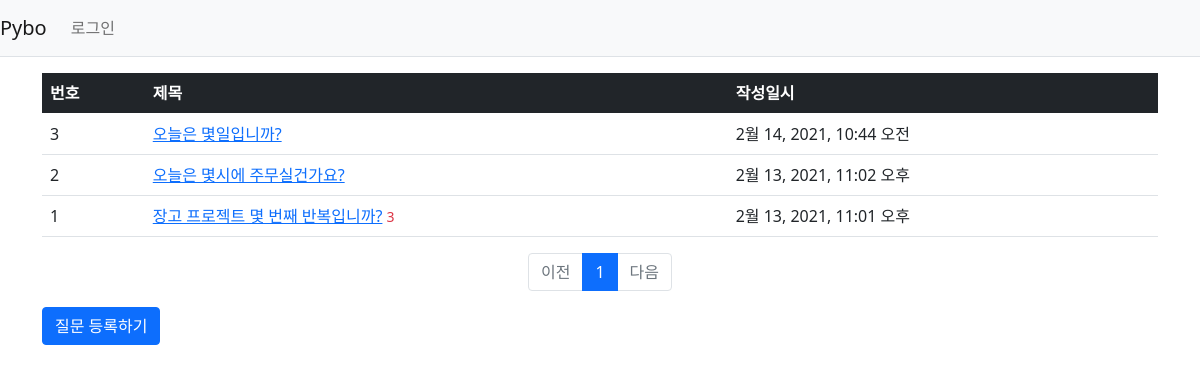
The page /pybo/ on the database as committed earlier.
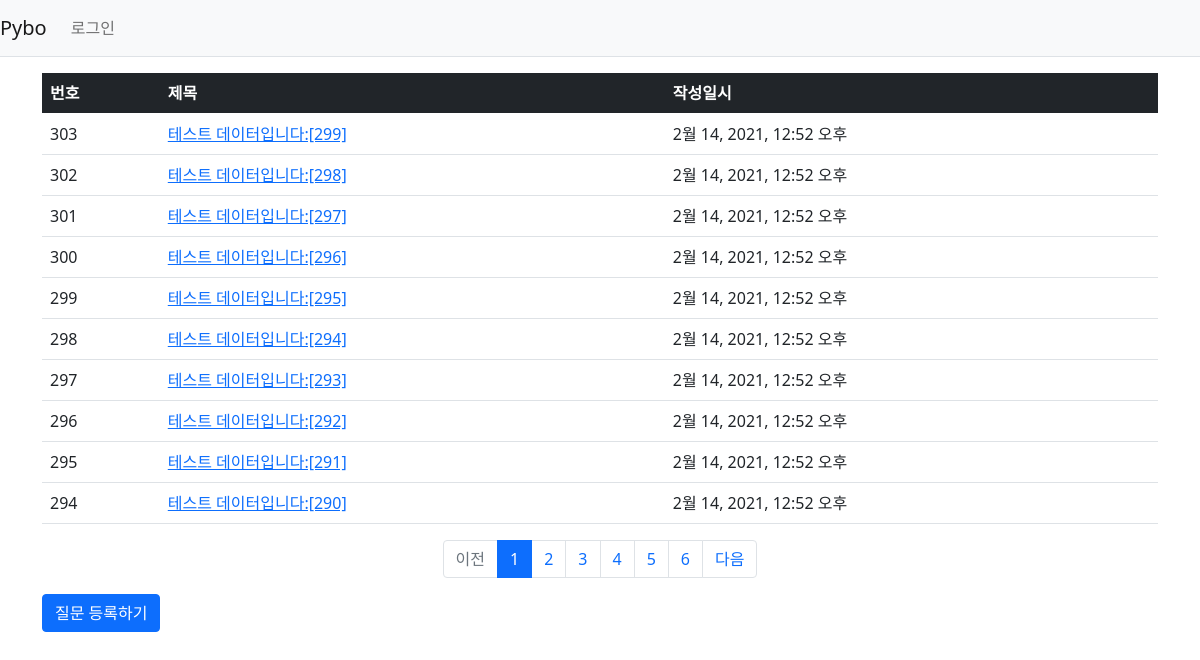
The same page on the database as committed later.
### pybo/models.py (models this page shows, shortened)
class Question(models.Model):
    subject = models.CharField(max_length=200)
    content = models.TextField()
    create_date = models.DateTimeField()

### pybo/views.py (the view)
# urls.py: path('', views.index, name='index'),
def index(request):
    page = request.GET.get('page', '1')
    question_list = Question.objects.order_by('-create_date')
    paginator = Paginator(question_list, 10)
    page_obj = paginator.get_page(page)
    context = {'question_list': page_obj}
    return render(request, 'pybo/question_list.html', context)

### pybo/templatetags/pybo_filter.py (called while the page is built)
@register.filter
def sub(value, arg):
    return value - arg

### templates/pybo/question_list.html
{% extends 'base.html' %}
{% load pybo_filter %}
{% block content %}
<div class="container my-3">
    <table class="table">
        <thead>
            <tr class="table-dark">
                <th>번호</th>
                <th>제목</th>
                <th>작성일시</th>
            </tr>
        </thead>
        <tbody>
            {% if question_list %}
            {% for question in question_list %}
            <tr>
                <td>{{ question_list.paginator.count|sub:question_list.start_index|sub:forloop.counter|add:2 }}</td>
                <td>
                    <a href="{% url 'pybo:detail' question.id %}">{{ question.subject }}</a>
                    {% if question.answer_set.count > 0 %}
                    <span class="text-danger small ml-2">{{ question.answer_set.count }}</span>
                    {% endif %}
                </td>
                <td>{{ question.create_date }}</td>
            </tr>
            {% endfor %}
            {% else %}
            <tr>
                <td colspan="3">질문이 없습니다.</td>
            </tr>
            {% endif %}
        </tbody>
    </table>
    <ul class="pagination justify-content-center">
        {% if question_list.has_previous %}
        <li class="page-item">
            <a href="?page={{ question_list.previous_page_number|add:-5 }}" class="page-link">이전</a>
        </li>
        {% else %}
        <li class="page-item disabled">
            <a href="#" class="page-link" tabindex="-1">이전</a>
        </li>
        {% endif %}
        {% for page_number in question_list.paginator.page_range %}
            {% if page_number >= question_list.number|add:-5 and page_number <= question_list.number|add:5 %}
                {% if page_number == question_list.number %}
                <li class="page-item active">
                    <a href="?page={{ page_number }}" class="page-link">{{ page_number }}</a>
                </li>
                {% else %}
                <li class="page-item">
                    <a href="?page={{ page_number }}" class="page-link">{{ page_number }}</a>
                </li>
                {% endif %}
            {% endif %}
        {% endfor %}
        {% if question_list.has_next %}
        <li class="page-item">
            <a class="page-link" href="?page={{ question_list.next_page_number|add:5 }}">다음</a>
        </li>
        {% else %}
        <li class="page-item disabled">
            <a class="page-link" tabindex="-1" href="#">다음</a>
        </li>
        {% endif %}
    </ul>
    <a href="{% url 'pybo:question_create' %}" class="btn btn-primary">질문 등록하기</a>
</div>
{% endblock %}

Rows that differ between the two databases and show on the page:
no longer on this page (row unchanged): Question: paginator.count|sub "3", subject "오늘은 몇일입니까?", create_date "2월 14, 2021, 10:44 오전"
no longer on this page (row unchanged): Question: paginator.count|sub "2", subject "오늘은 몇시에 주무실건가요?", create_date "2월 13, 2021, 11:02 오후"
no longer on this page (row unchanged): Question: paginator.count|sub "1", subject "장고 프로젝트 몇 번째 반복입니까?", answer_set.count "3", create_date "2월 13, 2021, 11:01 오후"
added Question: paginator.count|sub "303", subject "테스트 데이터입니다:[299]", create_date "2월 14, 2021, 12:52 오후"
added Question: paginator.count|sub "302", subject "테스트 데이터입니다:[298]", create_date "2월 14, 2021, 12:52 오후"
added Question: paginator.count|sub "301", subject "테스트 데이터입니다:[297]", create_date "2월 14, 2021, 12:52 오후"
added Question: paginator.count|sub "300", subject "테스트 데이터입니다:[296]", create_date "2월 14, 2021, 12:52 오후"
added Question: paginator.count|sub "299", subject "테스트 데이터입니다:[295]", create_date "2월 14, 2021, 12:52 오후"
added Question: paginator.count|sub "298", subject "테스트 데이터입니다:[294]", create_date "2월 14, 2021, 12:52 오후"
added Question: paginator.count|sub "297", subject "테스트 데이터입니다:[293]", create_date "2월 14, 2021, 12:52 오후"
added Question: paginator.count|sub "296", subject "테스트 데이터입니다:[292]", create_date "2월 14, 2021, 12:52 오후"
added Question: paginator.count|sub "295", subject "테스트 데이터입니다:[291]", create_date "2월 14, 2021, 12:52 오후"
added Question: paginator.count|sub "294", subject "테스트 데이터입니다:[290]", create_date "2월 14, 2021, 12:52 오후"
Other text that changed with them:
new list line: "2"
new list line: "3"
new list line: "4"
new list line: "5"
new list line: "6"
